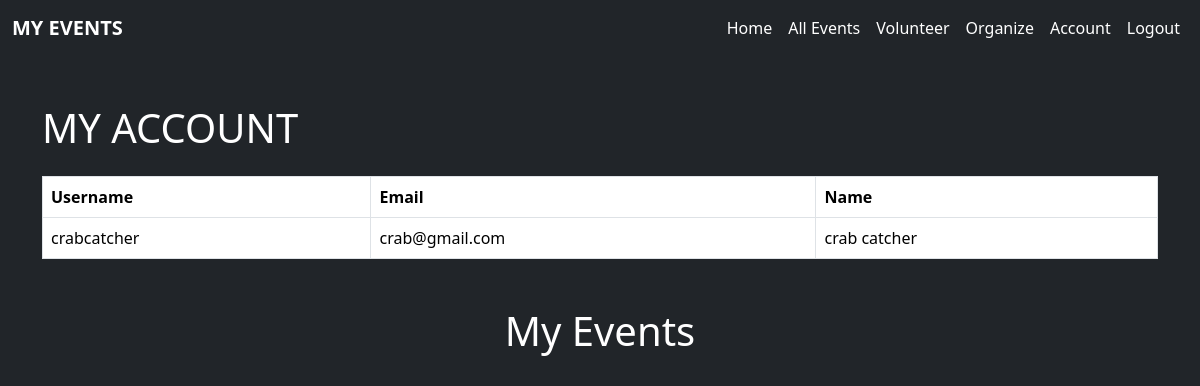
Page /account/6/ (signed in) on the earlier database version.
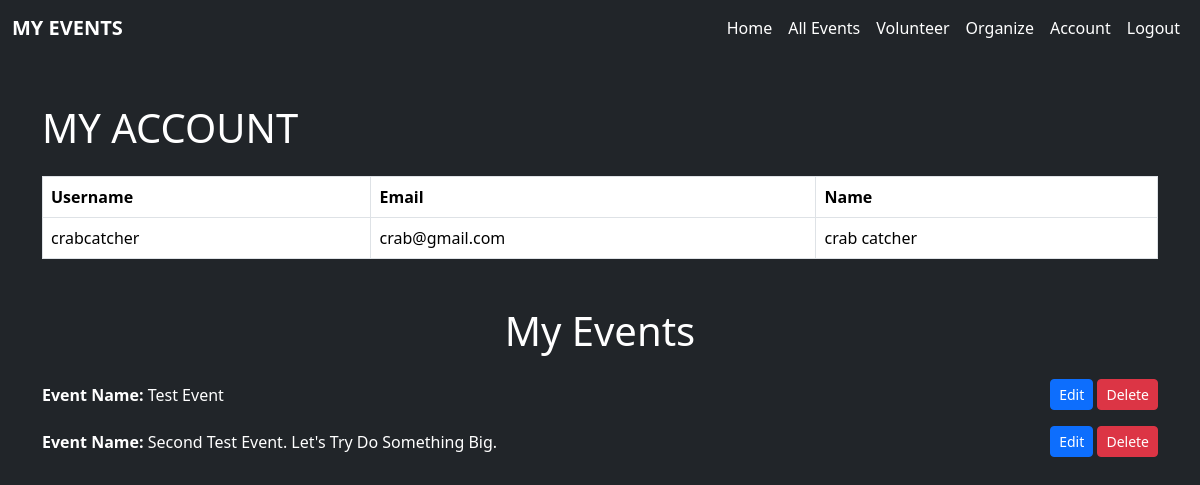
Same page on the later database version.
### event/models.py (models this page shows, shortened)
class OrganizeEvent(models.Model):
    EVENT_TYPES = [
        ('conference', 'Conference'),
        ('workshop', 'Workshop'),
        ('seminar', 'Seminar'),
        ('webinar', 'Webinar'),
        ('meet and greet', 'Meet and Greet'),
        ('other', 'Other'),
    ]
    EVENT_STATUS = [
        ('ongoing', 'Ongoing'),
        ('completed', 'Completed'),
        ('discarded', 'Discarded')
    ]
    event_name = models.CharField(max_length= 50, null=False)
    event_date = models.DateField(null= False)
    event_description = models.TextField(max_length=1000, null=False)
    your_name = models.CharField(max_length=30, null=False)
    your_email = models.EmailField(null=False)
    your_phone = models.IntegerField(null = False)
    event_type = models.CharField(max_length=20, choices=EVENT_TYPES, null=False)
    event_time = models.TimeField(null=False)
    user = models.ForeignKey(User, on_delete=models.CASCADE)
    created_at = models.DateTimeField(auto_now_add=True)
    location = models.CharField(max_length=50, blank=False)
    status = models.CharField(max_length=20, choices=EVENT_STATUS, null=False)

### event/views.py (the view)
# urls.py: path('account/<int:id>/', profile, name='account'),
@login_required
def profile(request, id):
    data = get_object_or_404(User, pk=id)
    my_data = OrganizeEvent.objects.filter(user=request.user)
    context = {
        'data':data,
        'my_event':my_data
        }
    return render(request, "account.html", context)

### event/templates/account.html
{% include "base.html" %}
{% block content %}
<div class="container mt-5">
    <h1 class="mb-4">MY ACCOUNT</h1>
    <table class="table table-bordered">
        <thead class="thead-dark">
            <tr>
                <th scope="col">Username</th>
                <th scope="col">Email</th>
                <th scope="col">Name</th>
            </tr>
        </thead>
        <tbody>
            <tr>
                <td>{{ user.username }}</td>
                <td>{{ user.email }}</td>
                <td>{{ user.first_name }} {{ user.last_name }}</td>
            </tr>
        </tbody>
    </table>
</div>
<div class="container mt-5">
    <h1 class="text-center mb-4">My Events</h1>
    <div class="my-event-container">
        {% for event in my_event %}
        <div class="event-item d-flex justify-content-between align-items-center mb-3">
            <p class="mb-0"><strong>Event Name:</strong> {{ event.event_name }}</p>
            <div class="actions">
                <a href="#" class="btn btn-primary btn-sm">Edit</a>
                <a href="#" class="btn btn-danger btn-sm">Delete</a>
            </div>
        </div>
        {% endfor %}
    </div>
</div>
{% endblock %}

Differences in the rows shown:
added OrganizeEvent: event_name "Test Event"
added OrganizeEvent: event_name "Second Test Event. Let's Try Do Something Big."
